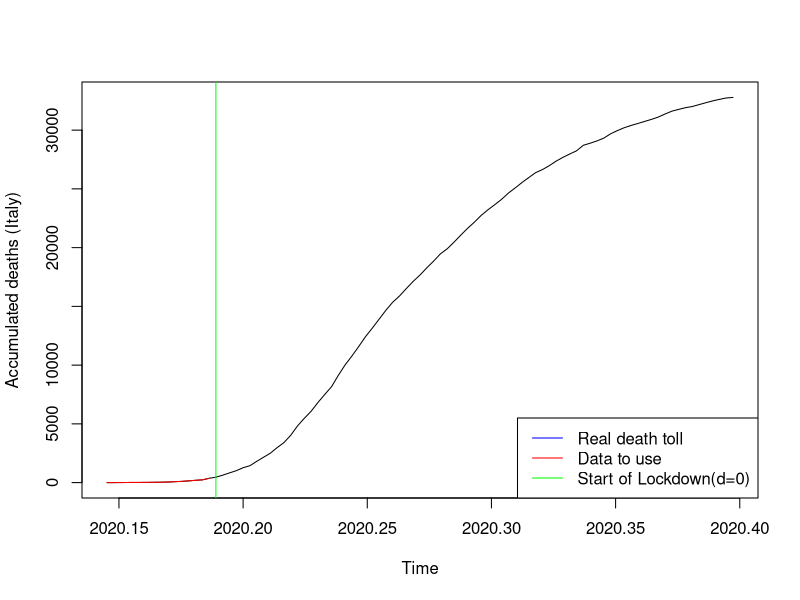
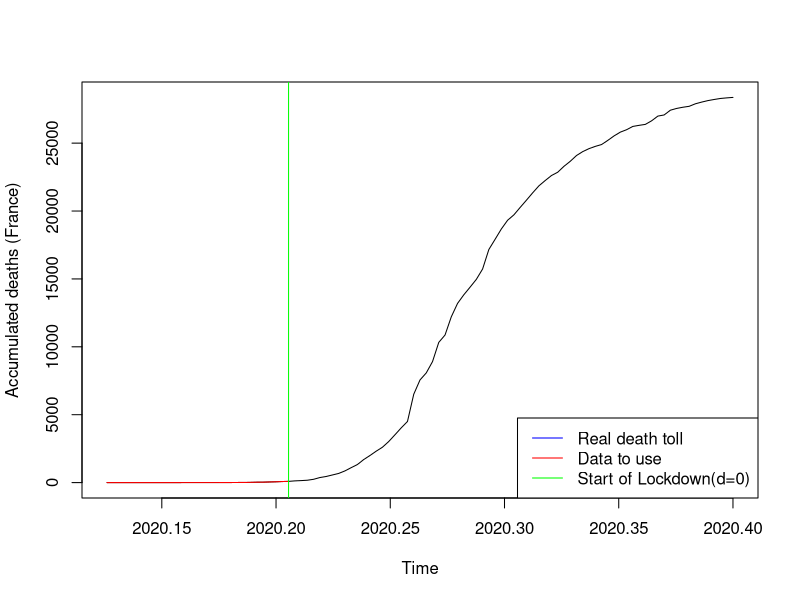
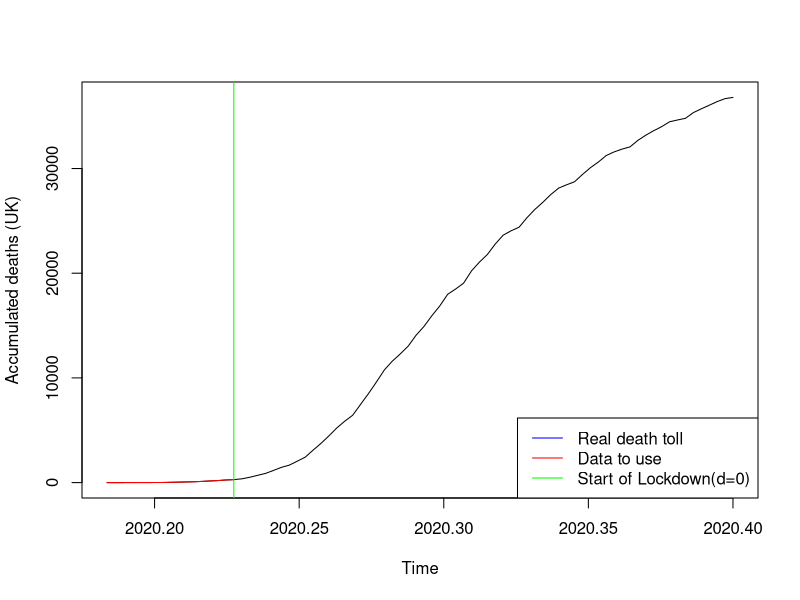
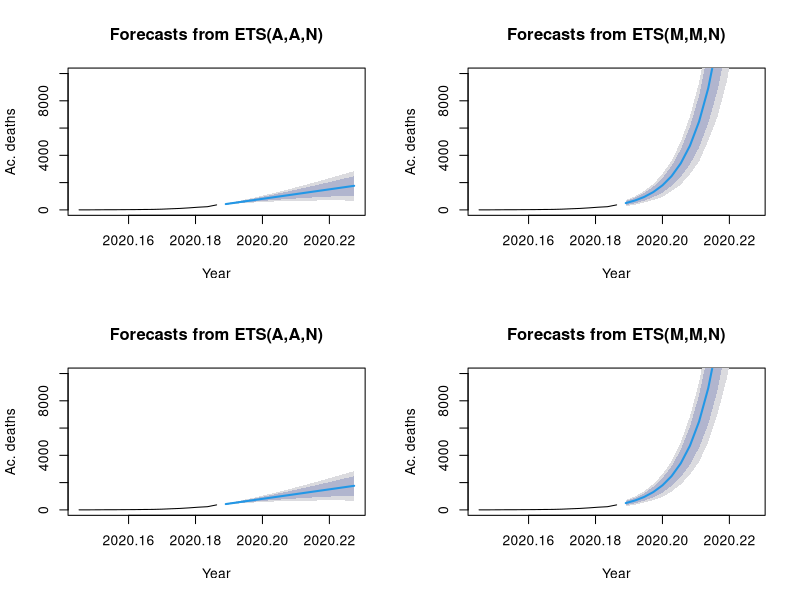
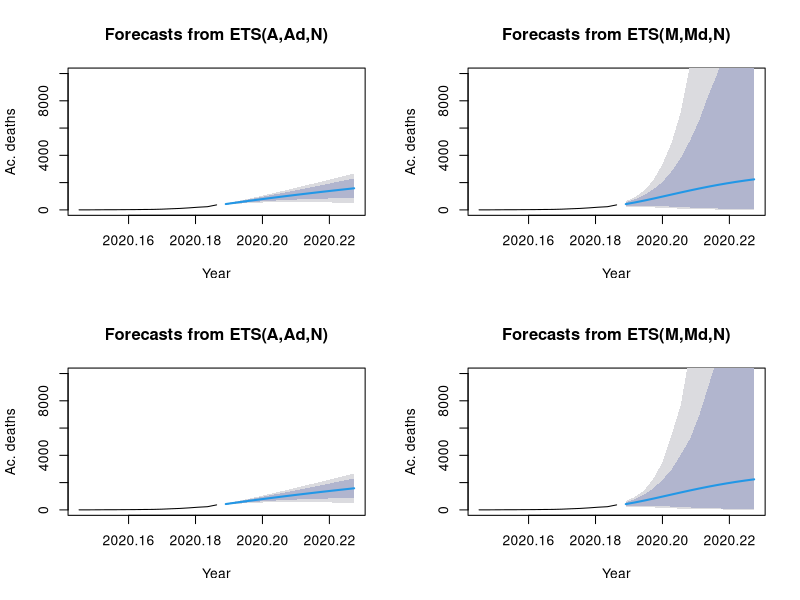
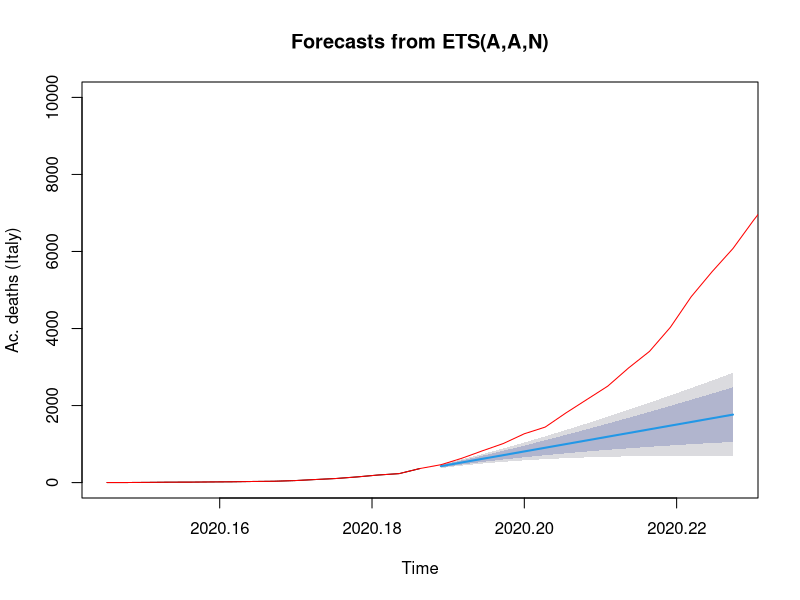
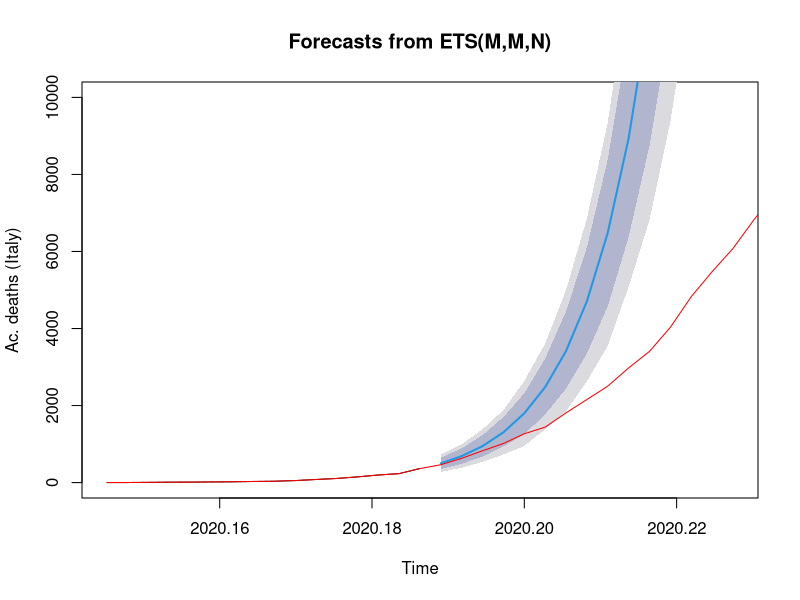
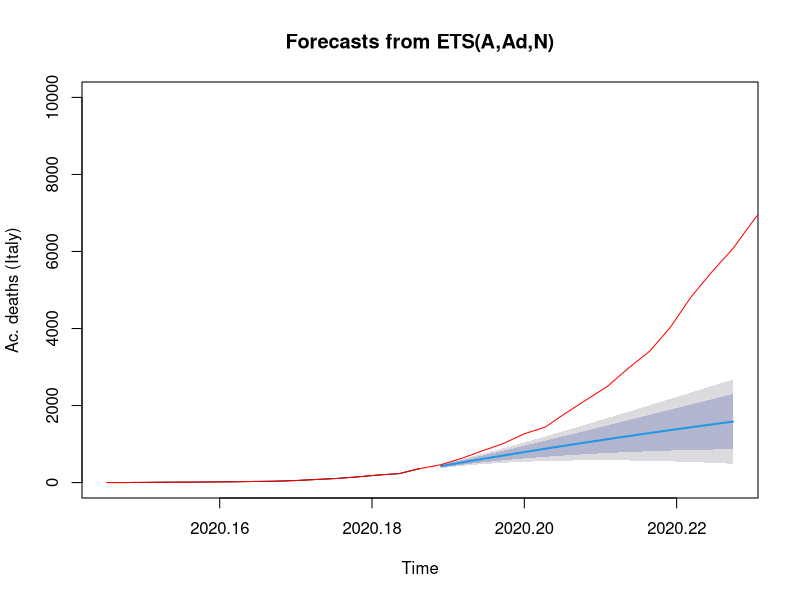

Here is the R script that generated these plots, in order: (Note: a time limit stopped this script after it produced the figures.)
## ---- chunk 1
echo=FALSE
covid_data <- read.csv("COVID_data_v3.csv", header=TRUE, sep=",")
#ProjectData <- data.matrix(ProjectData) 
#ProjectData_INITIAL <- ProjectData

t0_IT=2020+53/365 #day of first casualty
P=15 #predicted days
cIT2_0 <- ts((covid_data$Cdeaths_IT[54:69]),start=t0_IT, frequency=365) #t=0 @ day69. +14d #before it was starting at 45
cIT3 <- ts((covid_data$Cdeaths_IT[54:146]),start=t0_IT, frequency=365)

plot(cIT3, xlab="Time", ylab="Accumulated deaths (Italy)")
lines(cIT2_0, col="red")
abline(v=2020+69/365, col="green")
legend("bottomright", legend=c("Real death toll","Data to use", "Start of Lockdown(d=0)"), col=c("blue", "red","green"), lty=1)



#French Data
t0_FR <- 2020+46/365
cFRA2_0 <- ts(covid_data$Cdeaths_FRA[46:75],start=t0_FR, frequency=365) #t=0 @ day75, March 15th #before it was starting at 45
cFRA3 <- ts(covid_data$Cdeaths_FRA[46:146],start=t0_FR, frequency=365)

plot(cFRA3, xlab="Time", ylab="Accumulated deaths (France)")
lines(cFRA2_0, col="red")
abline(v=2020+75/365, col="green")
legend("bottomright", legend=c("Real death toll","Data to use", "Start of Lockdown(d=0)"), col=c("blue", "red","green"), lty=1)


#UK Data

t0_UK=2020+67/365
cUK2_0 <- ts(covid_data$Cdeaths_UK[67:83],start=t0_UK, frequency=365) #t=0 @ day83. +0d
cUK3 <- ts(covid_data$Cdeaths_UK[67:146],start=t0_UK, frequency=365)

plot(cUK3, xlab="Time", ylab="Accumulated deaths (UK)")
lines(cUK2_0, col="red")
abline(v=2020+83/365, col="green")
legend("bottomright", legend=c("Real death toll","Data to use", "Start of Lockdown(d=0)"), col=c("blue", "red","green"), lty=1)


## ---- chunk 2
library(forecast)
#Italy
cIT2_0_AAN <- ets(cIT2_0, model="AAN", damped=FALSE)
cIT2_0_AAZ <- ets(cIT2_0, model="AAZ", damped=FALSE)
cIT2_0_MMN <- ets(cIT2_0, model="MMN", damped=FALSE)
cIT2_0_MMZ <- ets(cIT2_0, model="MMZ", damped=FALSE)

cIT2_0_AAND <- ets(cIT2_0, model="AAN", damped=TRUE)
cIT2_0_AAZD <- ets(cIT2_0, model="AAZ", damped=TRUE)
cIT2_0_MMND <- ets(cIT2_0, model="MMN", damped=TRUE)
cIT2_0_MMZD <- ets(cIT2_0, model="MMZ", damped=TRUE)


# Create their prediction "cones" for 360 months (30 years) into the future with quintile confidence intervals
cIT2_0_AAN_pred <- forecast(cIT2_0_AAN, h=P, level=c(0.8, 0.95))
cIT2_0_AAZ_pred <- forecast(cIT2_0_AAZ, h=P, level=c(0.8, 0.95))
cIT2_0_MMN_pred <- forecast(cIT2_0_MMN, h=P, level=c(0.8, 0.95))
cIT2_0_MMZ_pred <- forecast(cIT2_0_MMZ, h=P, level=c(0.8, 0.95))

cIT2_0_AAND_pred <- forecast(cIT2_0_AAND, h=P, level=c(0.8, 0.95))
cIT2_0_AAZD_pred <- forecast(cIT2_0_AAZD, h=P, level=c(0.8, 0.95))
cIT2_0_MMND_pred <- forecast(cIT2_0_MMND, h=P, level=c(0.8, 0.95))
cIT2_0_MMZD_pred <- forecast(cIT2_0_MMZD, h=P, level=c(0.8, 0.95))

cIT2_0_tbats <- tbats(cIT2_0)
cIT2_0_tbats_pred <-forecast(cIT2_0_tbats, h=30, level=c(0.8, 0.95))

cIT2_0_ARIMA <- auto.arima(cIT2_0,seasonal=FALSE)
cIT2_0_ARIMA_pred <- forecast(cIT2_0_ARIMA,P)

par(mfrow=c(2,2)) # This command sets the plot window to show 1 row of 4 plots
plot(cIT2_0_AAN_pred, xlab="Year", ylab="Ac. deaths", ylim=c(0,10000))
plot(cIT2_0_MMN_pred, xlab="Year", ylab="Ac. deaths", ylim=c(0,10000))
plot(cIT2_0_AAZ_pred, xlab="Year", ylab="Ac. deaths", ylim=c(0,10000))
plot(cIT2_0_MMZ_pred, xlab="Year", ylab="Ac. deaths", ylim=c(0,10000))

par(mfrow=c(2,2)) # This command sets the plot window to show 1 row of 4 plots
plot(cIT2_0_AAND_pred, xlab="Year", ylab="Ac. deaths", ylim=c(0,10000))
plot(cIT2_0_MMND_pred, xlab="Year", ylab="Ac. deaths", ylim=c(0,10000))
plot(cIT2_0_AAZD_pred, xlab="Year", ylab="Ac. deaths", ylim=c(0,10000))
plot(cIT2_0_MMZD_pred, xlab="Year", ylab="Ac. deaths", ylim=c(0,10000))

par(mfrow=c(1,1)) # This command sets the plot window to show 1 row of 1 plots
plot(cIT2_0_AAN_pred, xlab="Time", ylab="Ac. deaths (Italy)", ylim=c(0,10000))
lines(cIT3, col="red")

par(mfrow=c(1,1)) # This command sets the plot window to show 1 row of 1 plots
plot(cIT2_0_MMN_pred, xlab="Time", ylab="Ac. deaths (Italy)", ylim=c(0,10000))
lines(cIT3, col="red")

par(mfrow=c(1,1)) # This command sets the plot window to show 1 row of 1 plots
plot(cIT2_0_AAND_pred, xlab="Time", ylab="Ac. deaths (Italy)", ylim=c(0,10000))
lines(cIT3, col="red")

par(mfrow=c(1,1)) # This command sets the plot window to show 1 row of 1 plots
plot(cIT2_0_MMND_pred, xlab="Time", ylab="Ac. deaths (Italy)", ylim=c(0,10000))
lines(cIT3, col="red")

par(mfrow=c(1,1)) # This command sets the plot window to show 1 row of 1 plots
plot(cIT2_0_tbats_pred, xlab="Time", ylab="Ac. deaths (Italy)")
lines(cIT3, col="red")

par(mfrow=c(1,1)) # This command sets the plot window to show 1 row of 1 plots
plot(cIT2_0_ARIMA_pred, xlab="Time", ylab="Ac. deaths (Italy)")
lines(cIT3, col="red")


## ---- chunk 3

###
### Comparing models -- Time series Cross Validation (Rolling Horizon Holdout)
###

f_AANF  <- function(y, h) forecast(ets(y, model="AAN"), h = h)
errors_AANF <- tsCV(cIT2_0, f_AANF, h=1, window=15)

f_MMNF<- function(y, h) forecast(ets(y, model="MMN"), h = h)
errors_MMNF <- tsCV(cIT2_0, f_MMNF, h=1, window=15)

f_AAND  <- function(y, h) forecast(ets(y, model="AAN", damped=TRUE), h = h)
errors_AAND <- tsCV(cIT2_0, f_AAND, h=1, window=15)

f_MMND  <- function(y, h) forecast(ets(y, model="MMN", damped=TRUE), h = h)
errors_MMND <- tsCV(cIT2_0, f_MMND, h=1, window=15)

f_TBATS  <- function(y, h) forecast(tbats(y), h = h)
errors_TBATS <- tsCV(cIT2_0, f_TBATS, h=1, window=15)

f_ARIMA  <- function(y, h) forecast(auto.arima(y), h = h)
errors_ARIMA <- tsCV(cIT2_0, f_ARIMA, h=1, window=15)


#par(mfrow=c(1,1)) 
#plot(errors_AANF, ylab='tsCV errors')
#abline(0,0)
#lines(errors_MMNF, col="red")
#lines(errors_AAND, col="green")
#lines(errors_MMND, col="blue")
#lines(errors_TBATS, col="grey")
#lines(errors_ARIMA, col="orange")
#legend("left", legend=c("CV_error_AANF", "CV_error_MMNF","CV_error_AAND","CV_error_MMND", "CV_error_TBATS", "CV_error_ARIMA"), #col=c("black", "red", "green", "blue", "grey", "orange"), lty=1:4)

mean(abs(errors_AANF/cIT2_0), na.rm=TRUE)*100
mean(abs(errors_MMNF/cIT2_0), na.rm=TRUE)*100
mean(abs(errors_AAND/cIT2_0), na.rm=TRUE)*100
mean(abs(errors_MMND/cIT2_0), na.rm=TRUE)*100
mean(abs(errors_TBATS/cIT2_0), na.rm=TRUE)*100
mean(abs(errors_ARIMA/cIT2_0), na.rm=TRUE)*100

## ---- chunk 4
par(mfrow=c(1,1)) # This command sets the plot window to show 1 row of 1 plots
plot(cIT2_0_MMN_pred, xlab="Time", ylab="Ac. deaths (Italy)", ylim=c(0,10000))
lines(cIT3, col="red")
## ---- chunk 5
library(forecast)
#Italy
cFRA2_0_AAN <- ets(cFRA2_0, model="AAN", damped=FALSE)
cFRA2_0_AAZ <- ets(cFRA2_0, model="AAZ", damped=FALSE)
cFRA2_0_MMN <- ets(cFRA2_0, model="MMN", damped=FALSE)
cFRA2_0_MMZ <- ets(cFRA2_0, model="MMZ", damped=FALSE)

cFRA2_0_AAND <- ets(cFRA2_0, model="AAN", damped=TRUE)
cFRA2_0_AAZD <- ets(cFRA2_0, model="AAZ", damped=TRUE)
cFRA2_0_MMND <- ets(cFRA2_0, model="MMN", damped=TRUE)
cFRA2_0_MMZD <- ets(cFRA2_0, model="MMZ", damped=TRUE)


# Create their prediction "cones" for 360 months (30 years) into the future with quintile confidence intervals
cFRA2_0_AAN_pred <- forecast(cFRA2_0_AAN, h=P, level=c(0.8, 0.95))
cFRA2_0_AAZ_pred <- forecast(cFRA2_0_AAZ, h=P, level=c(0.8, 0.95))
cFRA2_0_MMN_pred <- forecast(cFRA2_0_MMN, h=P, level=c(0.8, 0.95))
cFRA2_0_MMZ_pred <- forecast(cFRA2_0_MMZ, h=P, level=c(0.8, 0.95))

cFRA2_0_AAND_pred <- forecast(cFRA2_0_AAND, h=P, level=c(0.8, 0.95))
cFRA2_0_AAZD_pred <- forecast(cFRA2_0_AAZD, h=P, level=c(0.8, 0.95))
cFRA2_0_MMND_pred <- forecast(cFRA2_0_MMND, h=P, level=c(0.8, 0.95))
cFRA2_0_MMZD_pred <- forecast(cFRA2_0_MMZD, h=P, level=c(0.8, 0.95))

cFRA2_0_tbats <- tbats(cFRA2_0)
cFRA2_0_tbats_pred <-forecast(cFRA2_0_tbats, h=30, level=c(0.8, 0.95))

cFRA2_0_ARIMA <- auto.arima(cFRA2_0,seasonal=FALSE)
cFRA2_0_ARIMA_pred <- forecast(cFRA2_0_ARIMA,P)


par(mfrow=c(1,1)) # This command sets the plot window to show 1 row of 1 plots
plot(cFRA2_0_AAN_pred, xlab="Time", ylab="Ac. deaths (FR)", ylim=c(0,10000))
lines(cFRA3, col="red")

par(mfrow=c(1,1)) # This command sets the plot window to show 1 row of 1 plots
plot(cFRA2_0_MMN_pred, xlab="Time", ylab="Ac. deaths (FR)", ylim=c(0,10000))
lines(cFRA3, col="red")

par(mfrow=c(1,1)) # This command sets the plot window to show 1 row of 1 plots
plot(cFRA2_0_AAND_pred, xlab="Time", ylab="Ac. deaths (FR)", ylim=c(0,10000))
lines(cFRA3, col="red")

par(mfrow=c(1,1)) # This command sets the plot window to show 1 row of 1 plots
plot(cFRA2_0_MMND_pred, xlab="Time", ylab="Ac. deaths (FR)", ylim=c(0,10000))
lines(cFRA3, col="red")

par(mfrow=c(1,1)) # This command sets the plot window to show 1 row of 1 plots
plot(cFRA2_0_tbats_pred, xlab="Time", ylab="Ac. deaths (FR)")
lines(cFRA3, col="red")

par(mfrow=c(1,1)) # This command sets the plot window to show 1 row of 1 plots
plot(cFRA2_0_ARIMA_pred, xlab="Time", ylab="Ac. deaths (FR)")
lines(cFRA3, col="red")


## ---- chunk 6

###
### Comparing models -- Time series Cross Validation (Rolling Horizon Holdout)
###

f_AANF  <- function(y, h) forecast(ets(y, model="AAN"), h = h)
errors_AANF <- tsCV(cFRA2_0, f_AANF, h=1, window=15)

f_MMNF<- function(y, h) forecast(ets(y, model="MMN"), h = h)
errors_MMNF <- tsCV(cFRA2_0, f_MMNF, h=1, window=15)

f_AAND  <- function(y, h) forecast(ets(y, model="AAN", damped=TRUE), h = h)
errors_AAND <- tsCV(cFRA2_0, f_AAND, h=1, window=15)

f_MMND  <- function(y, h) forecast(ets(y, model="MMN", damped=TRUE), h = h)
errors_MMND <- tsCV(cFRA2_0, f_MMND, h=1, window=15)

f_TBATS  <- function(y, h) forecast(tbats(y), h = h)
errors_TBATS <- tsCV(cFRA2_0, f_TBATS, h=1, window=15)

f_ARIMA  <- function(y, h) forecast(auto.arima(y), h = h)
errors_ARIMA <- tsCV(cFRA2_0, f_ARIMA, h=1, window=15)


#par(mfrow=c(1,1)) 
#plot(errors_AANF, ylab='tsCV errors')
#abline(0,0)
#lines(errors_MMNF, col="red")
#lines(errors_AAND, col="green")
#lines(errors_MMND, col="blue")
#lines(errors_TBATS, col="grey")
#lines(errors_ARIMA, col="orange")
#legend("left", legend=c("CV_error_AANF", "CV_error_MMNF","CV_error_AAND","CV_error_MMND", "CV_error_TBATS", "CV_error_ARIMA"), #col=c("black", "red", "green", "blue", "grey", "orange"), lty=1:4)

mean(abs(errors_AANF/cFRA2_0), na.rm=TRUE)*100
mean(abs(errors_MMNF/cFRA2_0), na.rm=TRUE)*100
mean(abs(errors_AAND/cFRA2_0), na.rm=TRUE)*100
mean(abs(errors_MMND/cFRA2_0), na.rm=TRUE)*100
mean(abs(errors_TBATS/cFRA2_0), na.rm=TRUE)*100
mean(abs(errors_ARIMA/cFRA2_0), na.rm=TRUE)*100

## ---- chunk 7
par(mfrow=c(1,1)) # This command sets the plot window to show 1 row of 1 plots
plot(cFRA2_0_tbats_pred, xlab="Time", ylab="Ac. deaths (FR)", ylim=c(0,10000))
lines(cFRA3, col="red")
## ---- chunk 8
library(forecast)
#Italy
cUK2_0_AAN <- ets(cUK2_0, model="AAN", damped=FALSE)
cUK2_0_AAZ <- ets(cUK2_0, model="AAZ", damped=FALSE)
cUK2_0_MMN <- ets(cUK2_0, model="MMN", damped=FALSE)
cUK2_0_MMZ <- ets(cUK2_0, model="MMZ", damped=FALSE)

cUK2_0_AAND <- ets(cUK2_0, model="AAN", damped=TRUE)
cUK2_0_AAZD <- ets(cUK2_0, model="AAZ", damped=TRUE)
cUK2_0_MMND <- ets(cUK2_0, model="MMN", damped=TRUE)
cUK2_0_MMZD <- ets(cUK2_0, model="MMZ", damped=TRUE)


# Create their prediction "cones" for 360 months (30 years) into the future with quintile confidence intervals
cUK2_0_AAN_pred <- forecast(cUK2_0_AAN, h=P, level=c(0.8, 0.95))
cUK2_0_AAZ_pred <- forecast(cUK2_0_AAZ, h=P, level=c(0.8, 0.95))
cUK2_0_MMN_pred <- forecast(cUK2_0_MMN, h=P, level=c(0.8, 0.95))
cUK2_0_MMZ_pred <- forecast(cUK2_0_MMZ, h=P, level=c(0.8, 0.95))

cUK2_0_AAND_pred <- forecast(cUK2_0_AAND, h=P, level=c(0.8, 0.95))
cUK2_0_AAZD_pred <- forecast(cUK2_0_AAZD, h=P, level=c(0.8, 0.95))
cUK2_0_MMND_pred <- forecast(cUK2_0_MMND, h=P, level=c(0.8, 0.95))
cUK2_0_MMZD_pred <- forecast(cUK2_0_MMZD, h=P, level=c(0.8, 0.95))

cUK2_0_tbats <- tbats(cUK2_0)
cUK2_0_tbats_pred <-forecast(cUK2_0_tbats, h=30, level=c(0.8, 0.95))

cUK2_0_ARIMA <- auto.arima(cUK2_0,seasonal=FALSE)
cUK2_0_ARIMA_pred <- forecast(cUK2_0_ARIMA,P)

#par(mfrow=c(2,2)) # This command sets the plot window to show 1 row of 4 plots
#plot(cUK2_0_AAN_pred, xlab="Year", ylab="Ac. deaths", ylim=c(0,10000))
#plot(cUK2_0_MMN_pred, xlab="Year", ylab="Ac. deaths", ylim=c(0,10000))
#plot(cUK2_0_AAZ_pred, xlab="Year", ylab="Ac. deaths", ylim=c(0,10000))
#plot(cUK2_0_MMZ_pred, xlab="Year", ylab="Ac. deaths", ylim=c(0,10000))

#par(mfrow=c(2,2)) # This command sets the plot window to show 1 row of 4 plots
#plot(cUK2_0_AAND_pred, xlab="Year", ylab="Ac. deaths", ylim=c(0,10000))
#plot(cUK2_0_MMND_pred, xlab="Year", ylab="Ac. deaths", ylim=c(0,10000))
#plot(cUK2_0_AAZD_pred, xlab="Year", ylab="Ac. deaths", ylim=c(0,10000))
#plot(cUK2_0_MMZD_pred, xlab="Year", ylab="Ac. deaths", ylim=c(0,10000))

par(mfrow=c(1,1)) # This command sets the plot window to show 1 row of 1 plots
plot(cUK2_0_AAN_pred, xlab="Time", ylab="Ac. deaths (UK)", ylim=c(0,10000))
lines(cUK3, col="red")

par(mfrow=c(1,1)) # This command sets the plot window to show 1 row of 1 plots
plot(cUK2_0_MMN_pred, xlab="Time", ylab="Ac. deaths (UK)", ylim=c(0,10000))
lines(cUK3, col="red")

par(mfrow=c(1,1)) # This command sets the plot window to show 1 row of 1 plots
plot(cUK2_0_AAND_pred, xlab="Time", ylab="Ac. deaths (UK)", ylim=c(0,10000))
lines(cUK3, col="red")

par(mfrow=c(1,1)) # This command sets the plot window to show 1 row of 1 plots
plot(cUK2_0_MMND_pred, xlab="Time", ylab="Ac. deaths (UK)", ylim=c(0,10000))
lines(cUK3, col="red")

par(mfrow=c(1,1)) # This command sets the plot window to show 1 row of 1 plots
plot(cUK2_0_tbats_pred, xlab="Time", ylab="Ac. deaths (UK)")
lines(cUK3, col="red")

par(mfrow=c(1,1)) # This command sets the plot window to show 1 row of 1 plots
plot(cUK2_0_ARIMA_pred, xlab="Time", ylab="Ac. deaths (UK)")
lines(cUK3, col="red")


## ---- chunk 9

###
### Comparing models -- Time series Cross Validation (Rolling Horizon Holdout)
###

f_AANF  <- function(y, h) forecast(ets(y, model="AAN"), h = h)
errors_AANF <- tsCV(cUK2_0, f_AANF, h=1, window=15)

f_MMNF<- function(y, h) forecast(ets(y, model="MMN"), h = h)
errors_MMNF <- tsCV(cUK2_0, f_MMNF, h=1, window=15)

f_AAND  <- function(y, h) forecast(ets(y, model="AAN", damped=TRUE), h = h)
errors_AAND <- tsCV(cUK2_0, f_AAND, h=1, window=15)

f_MMND  <- function(y, h) forecast(ets(y, model="MMN", damped=TRUE), h = h)
errors_MMND <- tsCV(cUK2_0, f_MMND, h=1, window=15)

f_TBATS  <- function(y, h) forecast(tbats(y), h = h)
errors_TBATS <- tsCV(cUK2_0, f_TBATS, h=1, window=15)

f_ARIMA  <- function(y, h) forecast(auto.arima(y), h = h)
errors_ARIMA <- tsCV(cUK2_0, f_ARIMA, h=1, window=15)


#par(mfrow=c(1,1)) 
#plot(errors_AANF, ylab='tsCV errors')
#abline(0,0)
#lines(errors_MMNF, col="red")
#lines(errors_AAND, col="green")
#lines(errors_MMND, col="blue")
#lines(errors_TBATS, col="grey")
#lines(errors_ARIMA, col="orange")
#legend("left", legend=c("CV_error_AANF", "CV_error_MMNF","CV_error_AAND","CV_error_MMND", "CV_error_TBATS", "CV_error_ARIMA"), #col=c("black", "red", "green", "blue", "grey", "orange"), lty=1:4)

mean(abs(errors_AANF/cUK2_0), na.rm=TRUE)*100
mean(abs(errors_MMNF/cUK2_0), na.rm=TRUE)*100
mean(abs(errors_AAND/cUK2_0), na.rm=TRUE)*100
mean(abs(errors_MMND/cUK2_0), na.rm=TRUE)*100
mean(abs(errors_TBATS/cUK2_0), na.rm=TRUE)*100
mean(abs(errors_ARIMA/cUK2_0), na.rm=TRUE)*100

## ---- chunk 10
par(mfrow=c(1,1)) # This command sets the plot window to show 1 row of 1 plots
plot(cUK2_0_tbats_pred, xlab="Time", ylab="Ac. deaths (UK)", ylim=c(0,10000))
lines(cUK3, col="red")
## ---- chunk 11
library(forecast)

#covid_data<-read.csv(file.choose(), header=TRUE, sep=",")

t0=2020+53/365
P=15 #predicted days
cIT <- ts(covid_data$Cdeaths_IT,start=0, frequency=1)
cIT_14 <- ts(log(covid_data$Cdeaths_IT[54:83]),start=t0, frequency=365) #t=0 @ day69. +14d #before it was starting at 45
cIT_F <- ts(log(covid_data$Cdeaths_IT[54:148]),start=t0, frequency=365)   # a supprimer 

plot(cIT_F)
lines(cIT_14, col="red")

cIT_14_AAN <- ets(cIT_14, model="AAN", damped=FALSE)
cIT_14_AAZ <- ets(cIT_14, model="AAZ", damped=FALSE)
cIT_14_MMN <- ets(cIT_14, model="MMN", damped=FALSE)
cIT_14_MMZ <- ets(cIT_14, model="MMZ", damped=FALSE)

cIT_14_AAND <- ets(cIT_14, model="AAN", damped=TRUE)
cIT_14_AAZD <- ets(cIT_14, model="AAZ", damped=TRUE)
cIT_14_MMND <- ets(cIT_14, model="MMN", damped=TRUE)
cIT_14_MMZD <- ets(cIT_14, model="MMZ", damped=TRUE)

# Create their prediction "cones" for 360 months (30 years) into the future with quintile confidence intervals
cIT_14_AAN_pred <- forecast(cIT_14_AAN, h=30, level=c(0.8, 0.95))
cIT_14_AAZ_pred <- forecast(cIT_14_AAZ, h=30, level=c(0.8, 0.95))
cIT_14_MMN_pred <- forecast(cIT_14_MMN, h=30, level=c(0.8, 0.95))
cIT_14_MMZ_pred <- forecast(cIT_14_MMZ, h=30, level=c(0.8, 0.95))

cIT_14_AAND_pred <- forecast(cIT_14_AAND, h=30, level=c(0.8, 0.95))
cIT_14_AAZD_pred <- forecast(cIT_14_AAZD, h=30, level=c(0.8, 0.95))
cIT_14_MMND_pred <- forecast(cIT_14_MMND, h=30, level=c(0.8, 0.95))
cIT_14_MMZD_pred <- forecast(cIT_14_MMZD, h=30, level=c(0.8, 0.95))

cIT_14_tbats <- tbats(cIT_14)
cIT_14_tbats_pred <-forecast(cIT_14_tbats, h=30, level=c(0.8, 0.95))
par(mfrow=c(1,1))
plot(cIT_14_tbats_pred, xlab="Year", ylab="Predicted Electric Rate")
lines(cIT_F, col="red")

cIT_14_ARIMA <- auto.arima(cIT_14,seasonal=FALSE)
cIT_14_ARIMA_pred <- forecast(cIT_14_ARIMA,30)
plot(cIT_14_ARIMA_pred)
lines(cIT_F, col="red")

par(mfrow=c(2,3)) # This command sets the plot window to show 1 row of 4 plots
plot(cIT_14_AAN_pred, xlab="Year", ylab="Acummulated deaths", ylim=c(0,100))
lines(cIT_F, col="red")
plot(cIT_14_MMN_pred, xlab="Year", ylab="Acummulated deaths", ylim=c(0,100))
lines(cIT_F, col="red")
plot(cIT_14_AAND_pred, xlab="Year", ylab="Acummulated deaths", ylim=c(0,100))
lines(cIT_F, col="red")
plot(cIT_14_MMND_pred, xlab="Year", ylab="Acummulated deaths", ylim=c(0,100))
lines(cIT_F, col="red")
plot(cIT_14_tbats_pred, xlab="Year", ylab="Predicted Electric Rate", ylim=c(0,100))
lines(cIT_F, col="red")
plot(cIT_14_ARIMA_pred, ylim=c(0,100))
lines(cIT_F, col="red")

###
### Comparing models -- Time series Cross Validation (Rolling Horizon Holdout)
###

f_AANF  <- function(y, h) forecast(ets(y, model="AAN"), h = h)
errors_AANF <- tsCV(cIT_14, f_AANF, h=1, window=15)

f_MMNF<- function(y, h) forecast(ets(y, model="MMN"), h = h)
errors_MMNF <- tsCV(cIT_14, f_MMNF, h=1, window=15)

f_AAND  <- function(y, h) forecast(ets(y, model="AAN", damped=TRUE), h = h)
errors_AAND <- tsCV(cIT_14, f_AAND, h=1, window=15)

f_MMND  <- function(y, h) forecast(ets(y, model="MMN", damped=TRUE), h = h)
errors_MMND <- tsCV(cIT_14, f_MMND, h=1, window=15)

f_TBATS  <- function(y, h) forecast(tbats(y), h = h)
errors_TBATS <- tsCV(cIT_14, f_TBATS, h=1, window=15)

f_ARIMA  <- function(y, h) forecast(auto.arima(y), h = h)
errors_ARIMA <- tsCV(cIT_14, f_ARIMA, h=1, window=15)


par(mfrow=c(1,1)) 
plot(errors_AANF, ylab='tsCV errors')
abline(0,0)
lines(errors_MMNF, col="red")
lines(errors_AAND, col="green")
lines(errors_MMND, col="blue")
lines(errors_TBATS, col="grey")
lines(errors_ARIMA, col="orange")
legend("left", legend=c("CV_error_AANF", "CV_error_MMNF","CV_error_AAND","CV_error_MMND", "CV_error_TBATS", "CV_error_ARIMA"), col=c("black", "red", "green", "blue", "grey", "orange"), lty=1:4)

mean(abs(errors_AANF/cIT_14), na.rm=TRUE)*100
mean(abs(errors_MMNF/cIT_14), na.rm=TRUE)*100
mean(abs(errors_AAND/cIT_14), na.rm=TRUE)*100
mean(abs(errors_MMND/cIT_14), na.rm=TRUE)*100
mean(abs(errors_TBATS/cIT_14), na.rm=TRUE)*100
mean(abs(errors_ARIMA/cIT_14), na.rm=TRUE)*100

# Print the mean and confidence intervals for the MMZ model
cIT_14_MMN_pred

# Export the results out
write.csv(cIT_14_MMN_pred, file = "IT no lockdown+14d (AAND) incl(ARIMA).csv") # export the selected model's predictions into a CSV file

#expfore<-exp(cIT_14_ARIMA_pred$forecast)
par(mfrow=c(1,1)) # This command sets the plot window to show 1 row of 4 plots
plot(cIT_14_AAND_pred, xlab="Year", ylab="log(Acummulated deaths)", ylim=c(0,20))
lines(cIT_F, col="red")
abline(v=2020+69/365, col="green")
legend("left", legend=c("Best fitted model","Real death toll", "Start of Lockdown"), col=c("blue", "red","green"), lty=1)
